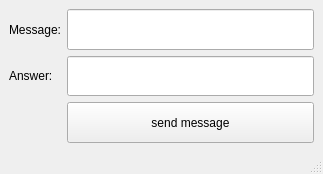
<?xml version="1.0" encoding="UTF-8"?>
<ui version="4.0">
 <class>MainWindow</class>
 <widget class="QMainWindow" name="MainWindow">
  <property name="geometry">
   <rect>
    <x>0</x>
    <y>0</y>
    <width>323</width>
    <height>174</height>
   </rect>
  </property>
  <property name="windowTitle">
   <string>MainWindow</string>
  </property>
  <widget class="QWidget" name="centralwidget">
   <layout class="QGridLayout" name="gridLayout">
    <item row="0" column="0">
     <widget class="QLabel" name="labelMessage">
      <property name="text">
       <string>Message:</string>
      </property>
     </widget>
    </item>
    <item row="0" column="1">
     <widget class="QLineEdit" name="lineEditMessage">
      <property name="sizePolicy">
       <sizepolicy hsizetype="Expanding" vsizetype="Preferred">
        <horstretch>0</horstretch>
        <verstretch>0</verstretch>
       </sizepolicy>
      </property>
     </widget>
    </item>
    <item row="1" column="0">
     <widget class="QLabel" name="labelAnswer">
      <property name="text">
       <string>Answer:</string>
      </property>
     </widget>
    </item>
    <item row="1" column="1">
     <widget class="QLineEdit" name="lineEditAnswer">
      <property name="sizePolicy">
       <sizepolicy hsizetype="Preferred" vsizetype="Preferred">
        <horstretch>0</horstretch>
        <verstretch>0</verstretch>
       </sizepolicy>
      </property>
     </widget>
    </item>
    <item row="2" column="1">
     <widget class="QPushButton" name="pushButton">
      <property name="sizePolicy">
       <sizepolicy hsizetype="Preferred" vsizetype="Preferred">
        <horstretch>0</horstretch>
        <verstretch>0</verstretch>
       </sizepolicy>
      </property>
      <property name="text">
       <string>send message</string>
      </property>
     </widget>
    </item>
   </layout>
  </widget>
  <widget class="QMenuBar" name="menubar">
   <property name="geometry">
    <rect>
     <x>0</x>
     <y>0</y>
     <width>323</width>
     <height>23</height>
    </rect>
   </property>
  </widget>
  <widget class="QStatusBar" name="statusbar"/>
 </widget>
 <resources/>
 <connections/>
</ui>
